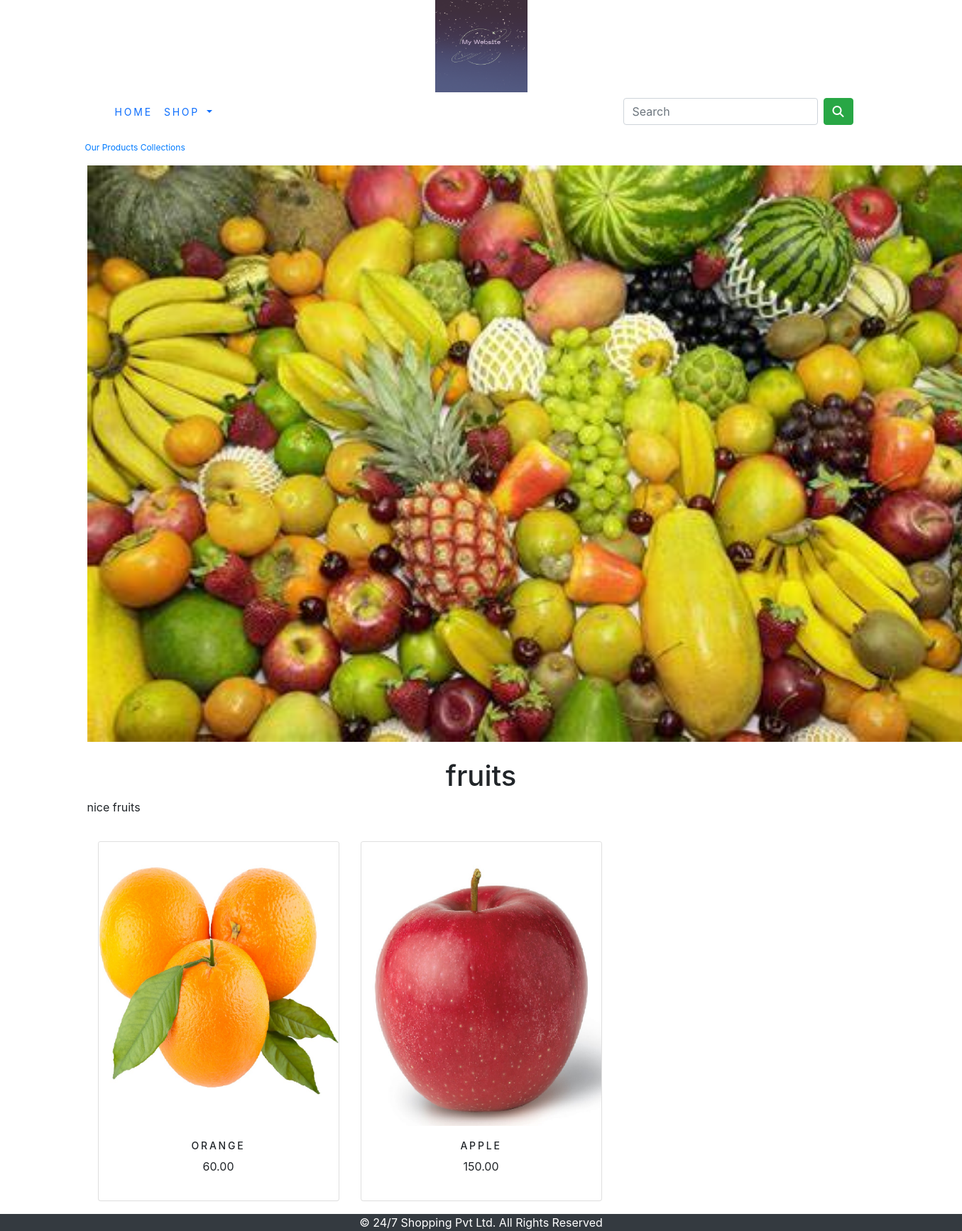
The app's page /shop/fruits/ with its own data.
### shop/models.py (models this page shows, shortened)
class Category(models.Model):
    name=models.CharField(max_length=250,unique=True)
    slug=models.SlugField(max_length=250,unique=True)
    description=models.TextField(blank=True)
    image=models.ImageField(upload_to='category',blank=True)
    class Meta:
        ordering=('name',)
        verbose_name='category'
        verbose_name_plural='categories'
    def get_url(self):
        return reverse('shop:products_by_category',args=[self.slug])

class Product(models.Model):
    name=models.CharField(max_length=250,unique=True)
    slug=models.SlugField(max_length=250,unique=True)
    description=models.TextField(blank=True)
    price=models.DecimalField(max_digits=10,decimal_places=2)
    category=models.ForeignKey(Category,on_delete=models.CASCADE)
    image=models.ImageField(upload_to='product',blank=True)
    stock=models.IntegerField()
    available=models.BooleanField(default=True)
    created=models.DateTimeField(auto_now_add=True)
    updated=models.DateTimeField(auto_now=True)
    def get_url(self):
        return  reverse('shop:prodCatdetail',args=[self.category.slug,self.slug])
    class Meta:
        ordering=('name',)
        verbose_name='product'
        verbose_name_plural='products'

### shop/views.py (the view)
# urls.py: path('',views.allProdCat,name='allProdCat'),
def allProdCat(request,c_slug=None):
    c_page=None
    products_list=None
    if c_slug!=None:
        c_page=get_object_or_404(Category,slug=c_slug)
        products_list=Product.objects.all().filter(category=c_page,available=True)
    else:
        products_list=Product.objects.all().filter(available=True)
    paginator=Paginator(products_list,6)
    try:
        page=int(request.GET.get('page','1'))
    except:
        page=1
    try:
        products=paginator.page(page)
    except (EmptyPage,InvalidPage):
        products=paginator.page(paginator.num_pages)
    return  render(request,"category.html",{'category':c_page,'products':products})

### cart/context_processors.py (called while the page is built)
def counter(request):
    item_count=0
    if 'admin' in request.path:
        return  {}
    else:
        try:
            cart=Cart.objects.filter(cart_id=_cart_id(request))
            cart_items=CartItem.objects.all().filter(cart=cart[:1])
            for cart_item in cart_items:
                item_count += cart_item.quantity
        except Cart.DoesNotExist:
            item_count =0
    return dict(item_count=item_count)

### cart/views.py (called while the page is built)
def _cart_id(request):
    cart=request.session.session_key
    if not cart:
        cart=request.session.create()
    return cart

### shop/context_processors.py (called while the page is built)
def menu_links(request):
    links=Category.objects.all()
    return dict(links=links)

### templates/category.html (shortened to what this page needs)
{% extends 'base.html' %}
{% load static %}
{% block content %}
 {% if category %}
    <div>
        <div class="row my_row_class">
            <div class="mx_auto">
                 <p><a href="{% url 'shop:allProdCat' %}">Our Products Collections</a></p>
            </div>
        </div>
    </div>
 {% endif %}
    <div class="mx_auto">
        {% if category %}
        <img class="my_image" src="{{category.image.url}}" alt="{{category.name}}" width="1300px">
    </div>
    <br>
    <div>
        <h1 class="text-center my_title">{{category.name}}</h1>
        <p class="text-justify">{{category.description}}</p>
    </div>
        {% endif %}
   <div class="container">
        <div class="row mx_auto">
            {% for product in products %}
            <div class="my_bottom_margin col-9 col-sm-12 col-md-40 col-lg-4">
                <div class="card text-center" style="min-width: 18rem; margin-top:20px;">
                    <a href="{{product.get_url}}"><img class="card-img-top my_image" src="{{product.image.url}}" alt="{{product.name}}" style="height:400px;"></a>
                    <div class="card-body">
                        <h4>{{product.name}}</h4>
                        <p>{{product.price}}</p>
                    </div>
                </div>
            </div>
            {% endfor %}
        </div>
       <br>
    </div>
{% endblock %}

### static/css/custom.css (style rules this page uses)
body { font family :"Robots", sans-serif; }
.my_row_class { padding-top :15px; }
.my_row_class .mx_auto { color:#000; font-size:12px; }
.my_bottom_margin { margin-bottom:18px; }
.card-body h4 { font-size:14px; text-transform:uppercase; letter-spacing:.2em; }

### records on screen
Category: image (picture), name "fruits", description "nice fruits"
Product: image (picture), name "ORANGE", price "60.00"
Product: image (picture), name "APPLE", price "150.00"
